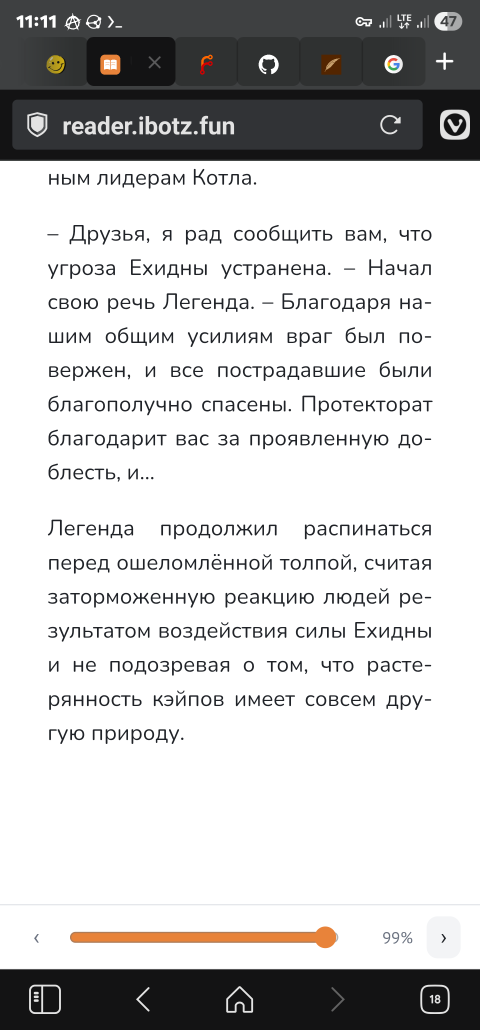
#> input picture .context/bug_mobile_reader.png, 1440 x 3088 px (shown at 1/3 size); its folder holds only this picture in this run
$ python -i pdf_crop.py   (imports and definitions only)
#> lines starting #> are read from the running program, lines starting #| are printed output that depends on the picture; after the words box and inside, x2 and y2 are one past the last pixel; in counts of white or black regions, pixels touching at a corner belong together
#> further down, picture is the input picture: PIL image 1440x3088 RGB; mean R, G, B 202.1, 201.7, 201.6
"""Фоновая обрезка PDF: один процесс poppler, ограниченные пачки, кэш по редакции."""
from __future__ import annotations

import concurrent.futures
import hashlib
import json
import logging
import subprocess
import tempfile
import threading
import time
from pathlib import Path

from PIL import Image

_POOL = concurrent.futures.ThreadPoolExecutor(max_workers=1, thread_name_prefix="pdf-crop")
_LOCK = threading.RLock()
_JOBS: dict[str, concurrent.futures.Future] = {}
_RETRY: dict[str, float] = {}
FULL = [0, 0, 1, 1]


def content_box(image: Image.Image) -> list[float] | None:
    gray = image.convert("L")
    mask = gray.point(lambda x: 255 if x < 235 else 0)
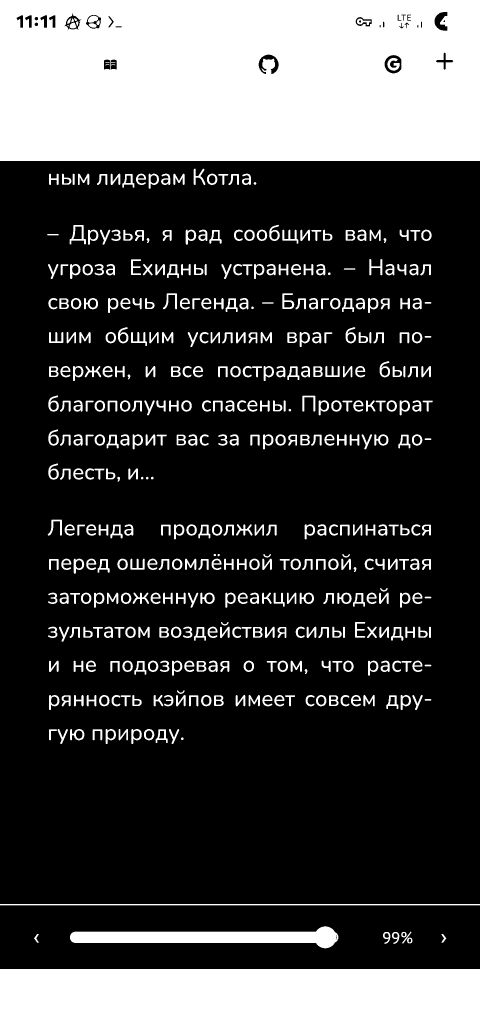
#> mask: PIL image 1440x3088 L (shown at 1/3 size); 26.4% white; 445 white regions (1 under 20 px), largest, box (x1, y1, x2, y2) and area: (0, 0, 1440, 483) 682700, (0, 2907, 1440, 3088) 260640, (210, 2779, 1015, 2845) 28382
    box = mask.getbbox()
#> box = (0, 0, 1440, 3088)
    w, h = gray.size
#> w = 1440; h = 3088
    if not box or mask.histogram()[255] < w * h * .002:
        return None
    left, top, right, bottom = box
#> left = 0; top = 0; right = 1440; bottom = 3088
    if right - left < w * .1 or bottom - top < h * .1:
        return None
    pad = (right - left) * .025
#> pad = 36
    return [max(0, (left-pad)/w), max(0, (top-pad)/h),
            min(1, (right+pad)/w), min(1, (bottom+pad)/h)]


# [72 lines left out: functions stable_box, cache_path, calculate, ensure, not called in this run]

>>> from PIL import Image
>>> picture = Image.open('../../.context/bug_mobile_reader.png')
>>> result = content_box(picture)
#> result = [0, 0, 1, 1]
